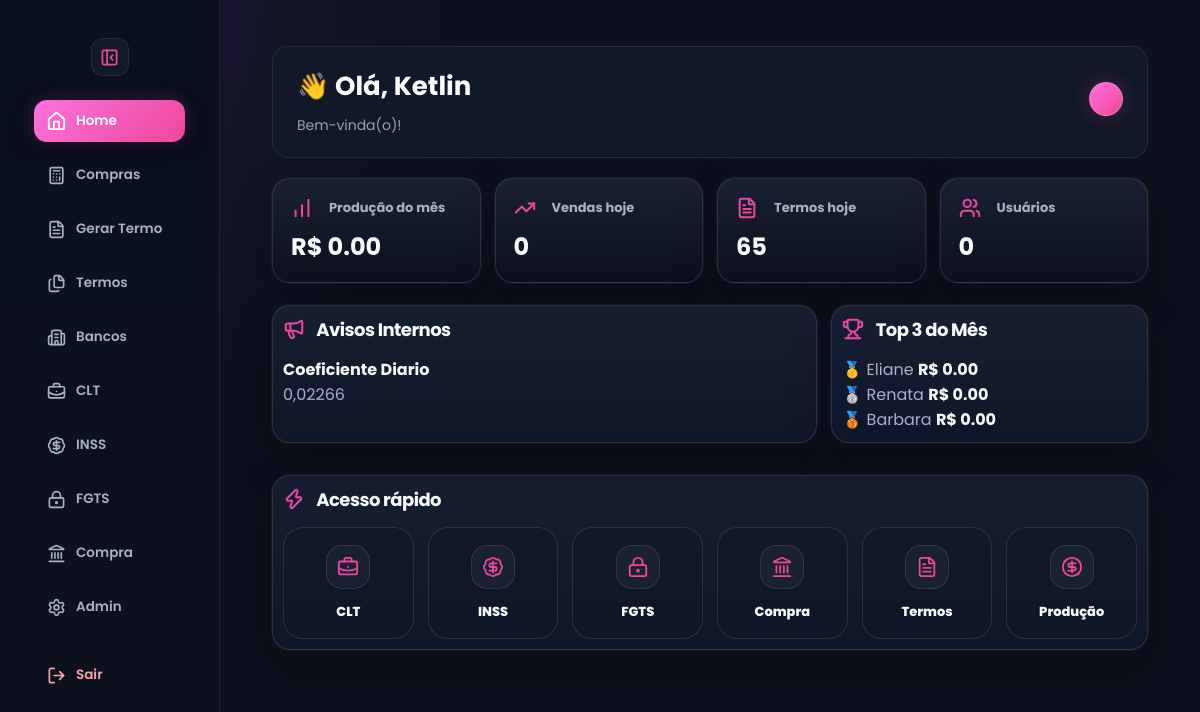
Screenshot of /home (signed in) with the database file from the repository.
### tables this page shows
CREATE TABLE avisos (
    id INTEGER PRIMARY KEY AUTOINCREMENT,
    titulo TEXT,
    mensagem TEXT
, criado_em TEXT, categoria TEXT DEFAULT 'informativo');

CREATE TABLE usuarios (
    id INTEGER PRIMARY KEY AUTOINCREMENT,
    usuario TEXT UNIQUE,
    senha TEXT,
    tipo TEXT
, tema TEXT DEFAULT 'rose', cpf TEXT, email TEXT, ativo INTEGER DEFAULT 1, ultimo_login TEXT);

### app.py (the view)
@app.route("/home")
def home():
    if not verificar_login():
        return redirect("/")
    tipo_usuario = session.get("tipo", "").lower().strip()
    if tipo_usuario not in ["master", "adm", "admin"]:
        return home_vendas()
    conn = conectar()
    cursor = conn.cursor()
    cursor.execute("""
        SELECT *
        FROM avisos
        ORDER BY id DESC
    """)
    avisos = cursor.fetchall()
    cursor.execute("""
        SELECT COUNT(DISTINCT banco) as total
        FROM comissoes
        WHERE ativo IS NULL OR ativo = 1
    """)
    total_bancos = cursor.fetchone()["total"]
    cursor.execute("""
        SELECT *
        FROM meta_produto
    """)
    metas = cursor.fetchall()
    cursor.execute("""
        SELECT produto, SUM(valor) as total
        FROM vendas
        WHERE usuario_id = CAST(? AS INTEGER)
        GROUP BY produto
    """, (session["usuario_id"],))
    vendas_mes = cursor.fetchall()
    vendas_dict = {
    v["produto"].upper(): float(v["total"] or 0)
    for v in vendas_mes
}
    cursor.execute("""
        SELECT
            u.usuario,
            SUM(v.valor) as total
        FROM vendas v
        JOIN usuarios u ON u.id = v.usuario_id
        GROUP BY v.usuario_id
        ORDER BY total DESC
    """)
    ranking = cursor.fetchall()
    top3 = ranking[:3]
    cursor.execute("""
    SELECT COUNT(*) as total
    FROM vendas
    WHERE date(data) = date('now')
    """)
    vendas_hoje = cursor.fetchone()["total"]
    cursor.execute("""
    SELECT SUM(valor) as total
    FROM vendas
    WHERE strftime('%Y-%m', data) = strftime('%Y-%m', 'now')
    """)
    producao_mes = cursor.fetchone()["total"] or 0
    cursor.execute("""
    SELECT COUNT(*) as total
    FROM termos
    """)
    termos_hoje = cursor.fetchone()["total"]
    competencia_atual = date.today().strftime("%Y-%m")
    cursor.execute("""
        SELECT
            u.id,
            u.usuario,
            COALESCE(SUM(v.valor), 0) AS total
        FROM usuarios u
        LEFT JOIN vendas v
            ON v.usuario_id = u.id
            AND strftime('%Y-%m', v.data) = ?
        WHERE LOWER(TRIM(u.tipo)) NOT IN ('master', 'adm', 'admin')
        GROUP BY u.id, u.usuario
        ORDER BY total DESC
    """, (competencia_atual,))
    ranking_vendedoras = cursor.fetchall()
    cursor.execute("""
    SELECT COUNT(*) as total
    FROM usuarios
    """)
    usuarios_ativos = cursor.fetchone()["total"]
    cursor.execute("""
    SELECT *
    FROM logs
    ORDER BY id DESC
    LIMIT 5
    """)
    logs = cursor.fetchall()
    conn.close()
    return render_template(
        "home.html",
        avisos=avisos,
        total_bancos=total_bancos,
        metas=metas,
        vendas=vendas_dict,
        top3=top3,   # 🔥 AQUI ESTAVA FALTANDO
        tipo=session["tipo"],
        vendas_hoje=vendas_hoje,
        producao_mes=producao_mes,
        logs=logs,
        termos_hoje=termos_hoje,
        ranking_vendedoras=ranking_vendedoras,
        usuarios_ativos=usuarios_ativos,
        usuario=session["usuario"]
    )

### app.py (called while the page is built)
def tema_usuario():
    if "usuario_id" not in session:
        return "rose"
    conn = conectar()
    cursor = conn.cursor()
    cursor.execute("""
        SELECT tema
        FROM usuarios
        WHERE id = ?
    """, (session["usuario_id"],))
    user = cursor.fetchone()
    conn.close()
    return user["tema"] if user and user["tema"] else "rose"

@app.context_processor
def variaveis_globais():
    return {
        "tema": tema_usuario()
    }

def conectar():
    conn = sqlite3.connect("banco.db")
    conn.row_factory = sqlite3.Row
    return conn

def verificar_login():
    return "usuario" in session

### templates/home.html (shortened to what this page needs)
<!DOCTYPE html>
<html lang="pt-br" data-theme="{{ tema }}">
<head>
<link rel="stylesheet" href="{{ url_for('static', filename='style.css') }}">
<link rel="stylesheet" href="{{ url_for('static', filename='design.css') }}">
</head>
<body>
<div class="sidebar" id="sidebar">
    <button class="toggle-btn sidebar-toggle" onclick="toggleSidebar()" title="Recolher menu">
    <i data-lucide="panel-left-close"></i>
    </button>
<a href="/home" class="active">
    <i data-lucide="home"></i>
    <span class="text">Home</span>
</a>
<a href="/compra-divida/clientes">
    <i data-lucide="calculator"></i>
    <span class="text">Compras</span>
</a>
<a href="/termos">
    <i data-lucide="file-text"></i>
    <span class="text">Gerar Termo</span>
</a>
<a href="/termos/historico">
    <i data-lucide="files"></i>
    <span class="text">Termos</span>
</a>
<a href="/bancos">
    <i data-lucide="building-2"></i>
    <span class="text">Bancos</span>
</a>
<a href="/clt">
    <i data-lucide="briefcase-business"></i>
    <span class="text">CLT</span>
</a>
<a href="/inss">
    <i data-lucide="badge-dollar-sign"></i>
    <span class="text">INSS</span>
</a>
<a href="/fgts">
    <i data-lucide="lock-keyhole"></i>
    <span class="text">FGTS</span>
</a>
<a href="/compra-divida">
    <i data-lucide="landmark"></i>
    <span class="text">Compra</span>
</a>
{% if tipo in ["master", "adm"] %}
<a href="/admin">
    <i data-lucide="settings"></i>
    <span class="text">Admin</span>
</a>
{% endif %}
<a href="/logout">
    <i data-lucide="log-out"></i>
    <span class="text">Sair</span>
</a>
</div>
<div class="conteudo">
<div class="page">
    <div class="home-welcome">
        <div>
            <h1>👋 Olá, {{ usuario }}</h1>
            <span>Bem-vinda(o)!</span>
        </div>
        <div class="theme-picker">
    <button type="button"
            class="theme-toggle"
            onclick="toggleThemePicker()">
    </button>
</div>
    </div>
<div class="admin-kpis">
    <div class="admin-kpi-card">
        <span><i data-lucide="chart-no-axes-column-increasing"></i> Produção do mês</span>
        <strong>R$ {{ "%.2f"|format(producao_mes or 0) }}</strong>
    </div>
    <div class="admin-kpi-card">
        <span><i data-lucide="trending-up"></i> Vendas hoje</span>
        <strong>{{ vendas_hoje or 0 }}</strong>
    </div>
    <div class="admin-kpi-card">
        <span><i data-lucide="file-text"></i> Termos hoje</span>
        <strong>{{ termos_hoje or 0 }}</strong>
    </div>
    <div class="admin-kpi-card">
        <span><i data-lucide="users"></i> Usuários</span>
        <strong>{{ total_usuarios or 0 }}</strong>
    </div>
</div>
<div class="admin-grid-main">
    <div class="box-compra">
        <h2><i data-lucide="megaphone"></i> Avisos Internos</h2>
        {% for aviso in avisos[:3] %}
        <div class="admin-aviso-item">
            <strong>{{ aviso["titulo"] }}</strong>
            <p>{{ aviso["mensagem"] }}</p>
        </div>
        {% endfor %}
    </div>
    <div class="box-compra">
        <h2><i data-lucide="trophy"></i> Top 3 do Mês</h2>
        {% for r in ranking_vendedoras[:3] %}
        <div class="admin-ranking-item">
            <span>
                {% if loop.index == 1 %}🥇
                {% elif loop.index == 2 %}🥈
                {% else %}🥉
                {% endif %}
                {{ r["usuario"] }}
            </span>
            <strong>R$ {{ "%.2f"|format(r["total"] or 0) }}</strong>
        </div>
        {% endfor %}
    </div>
</div>
<div class="box-compra">
    <h2><i data-lucide="zap"></i> Acesso rápido</h2>
    <div class="admin-quick-grid">
       <a href="/clt" class="admin-quick-card">
    <div class="admin-quick-icon">
        <i data-lucide="briefcase-business"></i>
    </div>
    <strong> CLT </strong>
</a>
<a href="/inss" class="admin-quick-card">
    <div class="admin-quick-icon">
        <i data-lucide="badge-dollar-sign"></i>
    </div>
    <strong> INSS </strong>
</a>
<a href="/fgts" class="admin-quick-card">
    <div class="admin-quick-icon">
        <i data-lucide="lock-keyhole"></i>
    </div>
    <strong> FGTS </strong>
</a>
<a href="/compra-divida" class="admin-quick-card">
    <div class="admin-quick-icon">
        <i data-lucide="landmark"></i>
    </div>
    <strong> Compra </strong>
</a>
<a href="/termos" class="admin-quick-card">
    <div class="admin-quick-icon">
        <i data-lucide="file-text"></i>
    </div>
    <strong> Termos </strong>
</a>
<a href="/vendas" class="admin-quick-card">
    <div class="admin-quick-icon">
        <i data-lucide="circle-dollar-sign"></i>
    </div>
    <strong> Produção </strong>
</a>
    </div>
</div>
</body>
</html>

### rows the page displays
avisos: titulo "Coeficiente Diario", mensagem "0,02266"
usuarios: usuario "Eliane", r "0.00"
usuarios: usuario "Renata", r "0.00"
usuarios: usuario "Barbara", r "0.00"

### other values shown
{{ usuario }} "Ketlin"
{{ "%.2f"|format(producao_mes or 0) }} "0.00"
{{ vendas_hoje or 0 }} "0"
{{ termos_hoje or 0 }} "65"
{{ total_usuarios or 0 }} "0"
